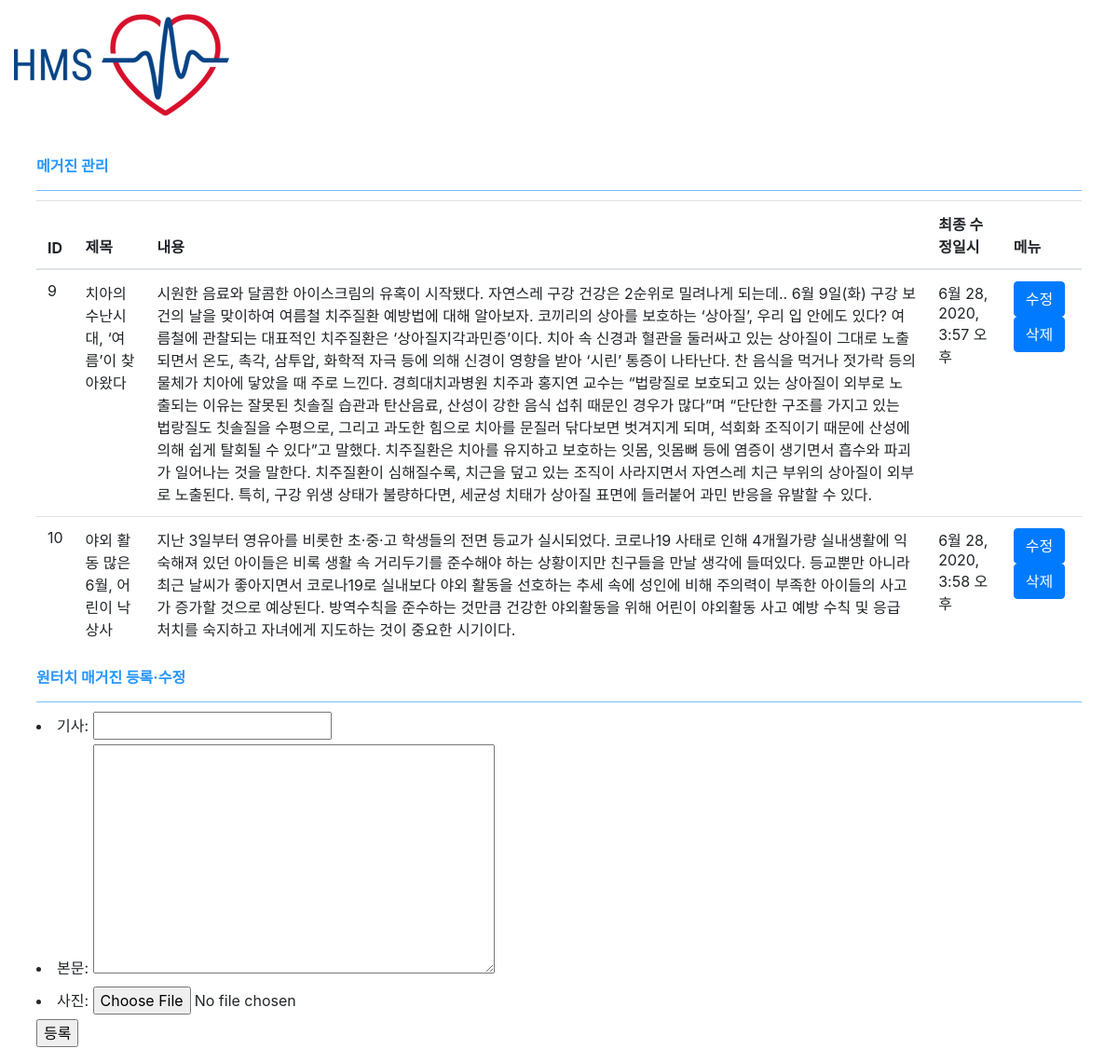
/manage/magazine, run on the app's committed database.
### main/models.py (models this page shows, shortened)
class Magazine(models.Model):
    class meta:
        ordering = ['m_created_at']
    m_title = models.CharField(max_length=20, verbose_name="기사")
    m_content = models.TextField(verbose_name="본문")
    m_created_at = models.DateTimeField(auto_now_add=True)
    m_modified_at = models.DateTimeField(auto_now=True)
    m_thumbnail = models.ImageField(upload_to="magazine", blank=True, null=True, verbose_name="사진")

### h_admin/views.py (the view, shortened to what this page needs)
# urls.py: path('magazine', views.admin_magazine, name="admin-magazine"),
def admin_magazine(request):
    o = None
    if request.GET.get('pk'):
        try:
            o = Magazine.objects.get(pk=request.GET.get('pk'))
        except:
            return redirect('/manage/magazine')
        e_forms = MagazineForm(instance=o)
    else:
        e_forms = MagazineForm()
    ex = Magazine.objects.all()
    return render(request, 'h_admin/magazine.html', {
        'ex' : ex,
        'e_forms' : e_forms,
    })

### h_admin/forms.py
class MagazineForm(forms.ModelForm):
    class Meta:
        model = Magazine
        fields = '__all__'

### h_admin/templates/h_admin/magazine.html (shortened to what this page needs)
{% extends 'h_admin/include/head.html' %}
{% block content %}
    <main role="main" class="col-md-12 ml-sm-auto col-lg-12 pt-3 px-4">
        <div class="title">
            메거진 관리
        </div>
        <div class="content">
        <table class='table table-hover' id="histories-table">
                <thead>
                    <th>ID</th>
                    <th>제목</th>
                    <th>내용</th>
                    <th>최종 수정일시</th>
                    <th>메뉴</th>
                </thead>
                <tbody>
                    {% for e in ex %}
                    <tr>
                        <td>{{e.pk}}</td>
                        <td>{{e.m_title}}</td>
                        <td>{{e.m_content}}</td>
                        <td>{{e.m_created_at}}</td>
                         <td>
                            <input class="btn btn-primary mod-btn" type="button" value="수정" onclick="window.location.href='/manage/magazine?pk={{e.pk}}'">
                            <input class="btn btn-primary del-btn" type="button" value="삭제" data-pk="{{e.pk}}">
                        </td>
                    </tr>
                    {% endfor %}
            </table>
        </div>
         <div class="title">
            원터치 매거진 등록·수정
        </div>
        <div>
            <form method="POST" action="" enctype="multipart/form-data">
                    {{e_forms.as_ul}}
                <input type="submit" value="등록">
            </form>
        </div>
    </main>
{% endblock %}

### h_admin/templates/h_admin/include/head.html (style rules this page uses)
.title { position: relative; font-size: 16px; color: #2396ff; line-height: 24px; padding-bottom: 14px; border-bottom: 1px solid #78beff; font-weight: bold; margin: 10px 0px 10px 0px; }

### data on the page
Magazine: pk "9", m_title "치아의 수난시대, ‘여름’이 찾아왔다", m_content "시원한 음료와 달콤한 아이스크림의 유혹이 시작됐다. 자연스레 구강 건강은 2순위로 밀려나게 되는데.. 6월 9일(화) 구강 보건의 날을 맞이하여 여름철 치주질환 예방법에 대해 알아보자. 코끼리의 상아를 보호하는 ‘상아질’, 우리 입 안에도 있다? 여름철에 관찰되는 대표적인 치주질환은 ‘상아질지각과민증’이다. 치아 속 신경과 혈관을 둘러싸고 있는 상아질이 그대로 노출되면서 온도, 촉각, 삼투압, 화학적 자극 등에 의해 신경이 영향을 받아 ‘시린’ 통증이 나타난다. 찬 음식을 먹거나 젓가락 등의 물체가 치아에 닿았을 때 주로 느낀다. 경희대치과병원 치주과 홍지연 교수는 “법랑질로 보호되고 있는 상아질이 외부로 노출되는 이유는 잘못된 칫솔질 습관과 탄산음료, 산성이 강한 음식 섭취 때문인 경우가 많다”며 “단단한 구조를 가지고 있는 법랑질도 칫솔질을 수평으로, 그리고 과도한 힘으로 치아를 문질러 닦다보면 벗겨지게 되며, 석회화 조직이기 때문에 산성에 의해 쉽게 탈회될 수 있다”고 말했다. 치주질환은 치아를 유지하고 보호하는 잇몸, 잇몸뼈 등에 염증이 생기면서 흡수와 파괴가 일어나는 것을 말한다. 치주질환이 심해질수록, 치근을 덮고 있는 조직이 사라지면서 자연스레 치근 부위의 상아질이 외부로 노출된다. 특히, 구강 위생 상태가 불량하다면, 세균성 치태가 상아질 표면에 들러붙어 과민 반응을 유발할 수 있다.", m_created_at "6월 28, 2020, 3:57 오후"
Magazine: pk "10", m_title "야외 활동 많은 6월, 어린이 낙상사", m_content "지난 3일부터 영유아를 비롯한 초·중·고 학생들의 전면 등교가 실시되었다. 코로나19 사태로 인해 4개월가량 실내생활에 익숙해져 있던 아이들은 비록 생활 속 거리두기를 준수해야 하는 상황이지만 친구들을 만날 생각에 들떠있다. 등교뿐만 아니라 최근 날씨가 좋아지면서 코로나19로 실내보다 야외 활동을 선호하는 추세 속에 성인에 비해 주의력이 부족한 아이들의 사고가 증가할 것으로 예상된다. 방역수칙을 준수하는 것만큼 건강한 야외활동을 위해 어린이 야외활동 사고 예방 수칙 및 응급 처치를 숙지하고 자녀에게 지도하는 것이 중요한 시기이다.", m_created_at "6월 28, 2020, 3:58 오후"
